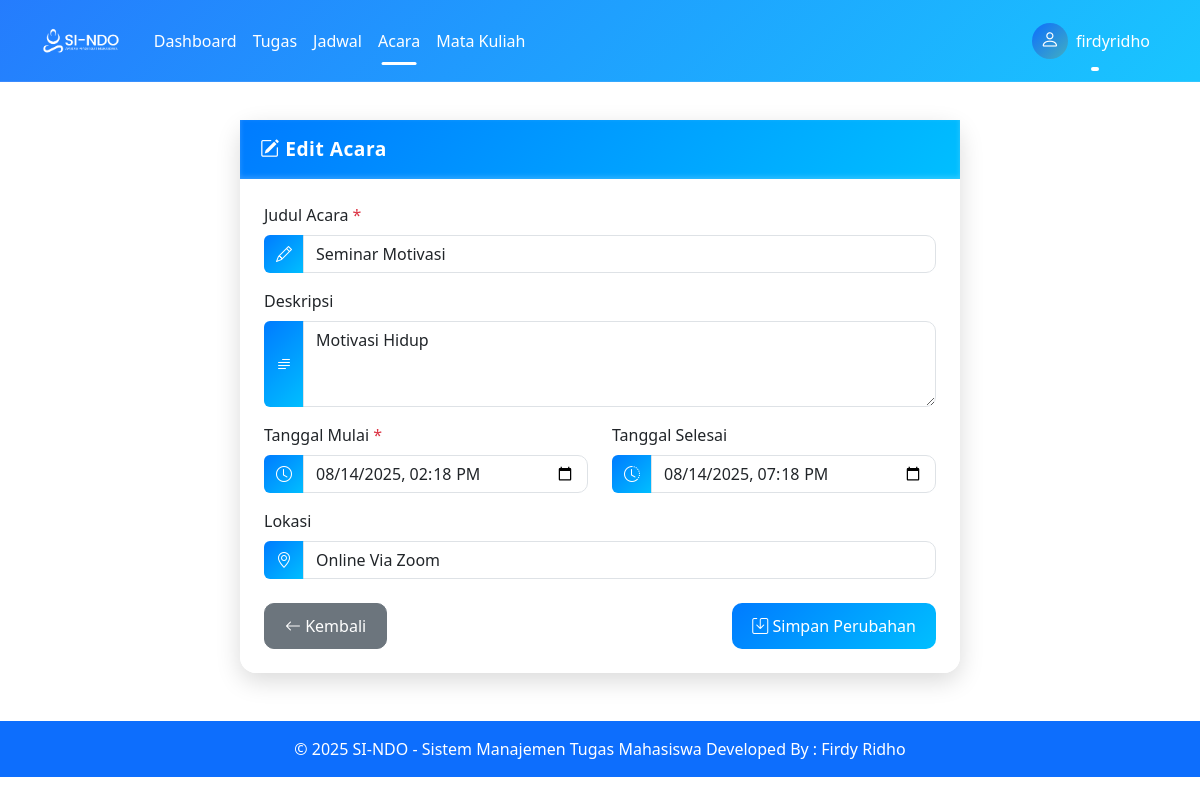
/pages/acara/edit.php?id=1 (signed in), run on an earlier commit of the app's database.
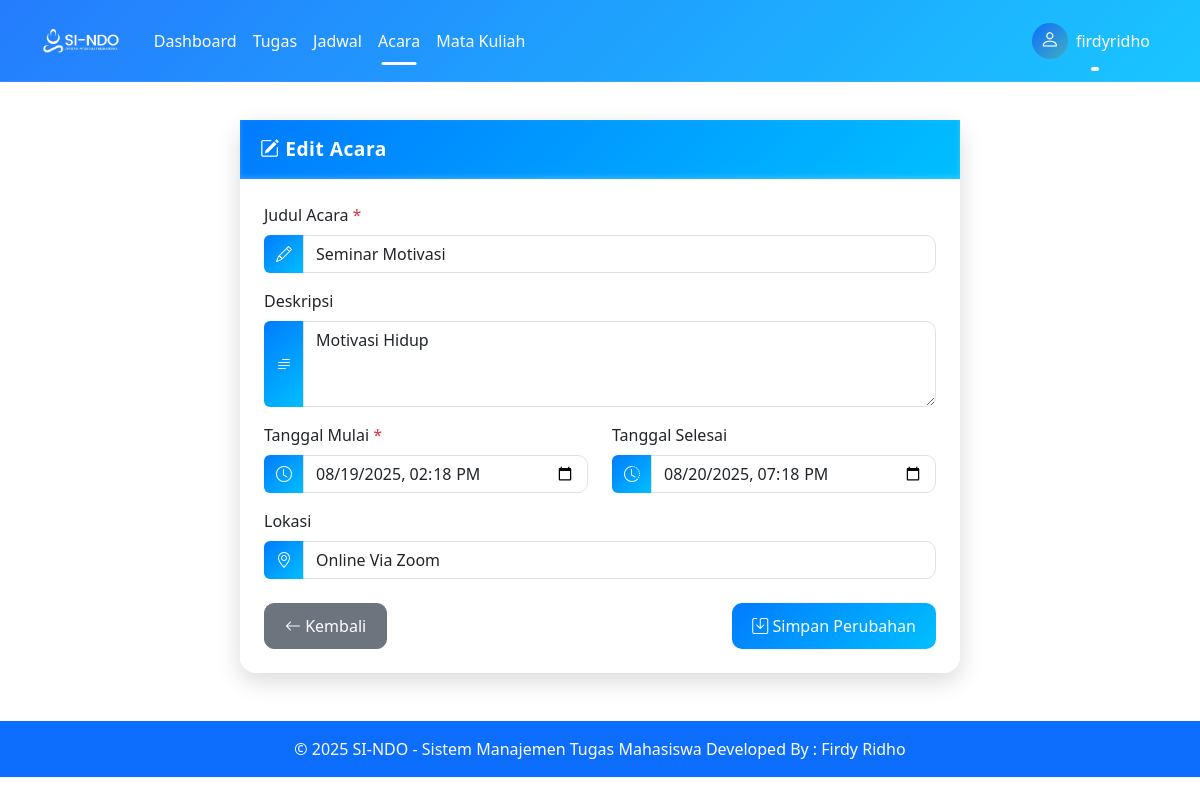
And on a later commit of the database.
### tables this page shows
CREATE TABLE `acara` (
  `id` int(11) NOT NULL,
  `judul` varchar(100) NOT NULL,
  `deskripsi` text DEFAULT NULL,
  `tanggal_mulai` datetime NOT NULL,
  `tanggal_selesai` datetime DEFAULT NULL,
  `lokasi` varchar(100) DEFAULT NULL,
  `user_id` int(11) NOT NULL
);

### pages/acara/edit.php (the view, shortened to what this page needs)
<?php
require_once '../../config/database.php';
$stmt = $pdo->prepare("SELECT * FROM acara WHERE id = ? AND user_id = ?");
$stmt->execute([$_GET['id'], $_SESSION['user_id']]);
$acara = $stmt->fetch(PDO::FETCH_ASSOC);
?>
<?php include '../../includes/header.php'; ?>
<div class="container mt-4">
    <div class="row justify-content-center">
        <div class="col-lg-8 col-md-10">
            <div class="card card-custom">
                <div class="card-header-custom">
                    <i class="bi bi-pencil-square"></i> Edit Acara
                </div>
                <div class="card-body p-4">
                    <form method="post">
                        <div class="mb-3">
                            <label for="judul" class="form-label">Judul Acara <span class="text-danger">*</span></label>
                            <div class="input-group">
                                <span class="input-group-text"><i class="bi bi-pencil"></i></span>
                                <input type="text" class="form-control" id="judul" name="judul" value="<?= htmlspecialchars($acara['judul']) ?>" required>
                            </div>
                        </div>
                        <div class="mb-3">
                            <label for="deskripsi" class="form-label">Deskripsi</label>
                            <div class="input-group">
                                <span class="input-group-text"><i class="bi bi-text-paragraph"></i></span>
                                <textarea class="form-control" id="deskripsi" name="deskripsi" rows="3"><?= htmlspecialchars($acara['deskripsi']) ?></textarea>
                            </div>
                        </div>
                        <div class="row">
                            <div class="col-md-6 mb-3">
                                <label for="tanggal_mulai" class="form-label">Tanggal Mulai <span class="text-danger">*</span></label>
                                <div class="input-group">
                                    <span class="input-group-text"><i class="bi bi-clock"></i></span>
                                    <input type="datetime-local" class="form-control" id="tanggal_mulai" name="tanggal_mulai"
                                        value="<?= date('Y-m-d\TH:i', strtotime($acara['tanggal_mulai'])) ?>" required>
                                </div>
                            </div>
                            <div class="col-md-6 mb-3">
                                <label for="tanggal_selesai" class="form-label">Tanggal Selesai</label>
                                <div class="input-group">
                                    <span class="input-group-text"><i class="bi bi-clock-history"></i></span>
                                    <input type="datetime-local" class="form-control" id="tanggal_selesai" name="tanggal_selesai"
                                        value="<?= $acara['tanggal_selesai'] ? date('Y-m-d\TH:i', strtotime($acara['tanggal_selesai'])) : '' ?>">
                                </div>
                            </div>
                        </div>
                        <div class="mb-3">
                            <label for="lokasi" class="form-label">Lokasi</label>
                            <div class="input-group">
                                <span class="input-group-text"><i class="bi bi-geo-alt"></i></span>
                                <input type="text" class="form-control" id="lokasi" name="lokasi" value="<?= htmlspecialchars($acara['lokasi']) ?>">
                            </div>
                        </div>
                            <div class="d-flex justify-content-between flex-wrap gap-2 mt-4">
                        <a href="index.php" class="btn btn-secondary action-btn">
                            <i class="bi bi-arrow-left"></i> Kembali
                        </a>
                        <button type="submit" class="btn btn-primary action-btn">
                            <i class="bi bi-save"></i> Simpan Perubahan
                        </button>
                    </div>
                    </form>
                </div>
            </div>
        </div>
    </div>
</div>
<?php include '../../includes/footer.php'; ?>

What changed in the data, as far as the page shows it:
changed acara "Seminar Motivasi": tanggal_mulai "08/14/2025 14:18" → "08/19/2025 14:18"; tanggal_selesai "08/14/2025 19:18" → "08/20/2025 19:18"
